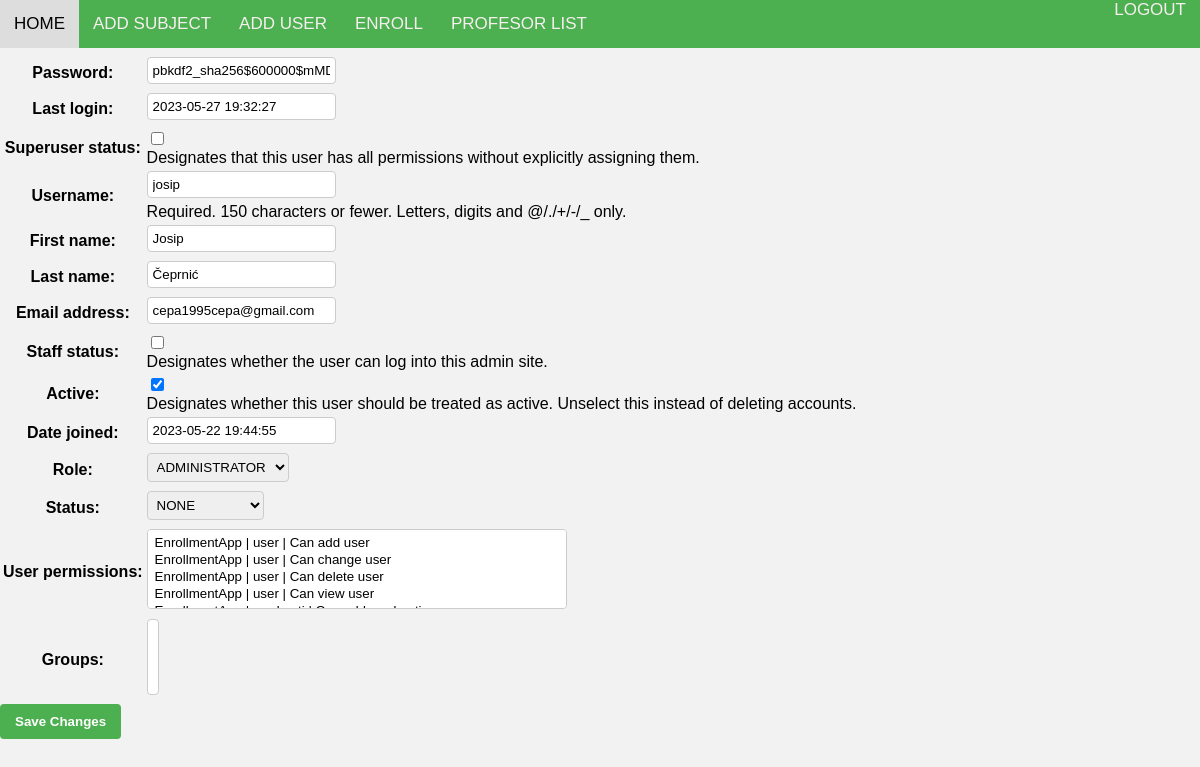
Page /edit_professor/1/ (signed in) on the earlier database version.
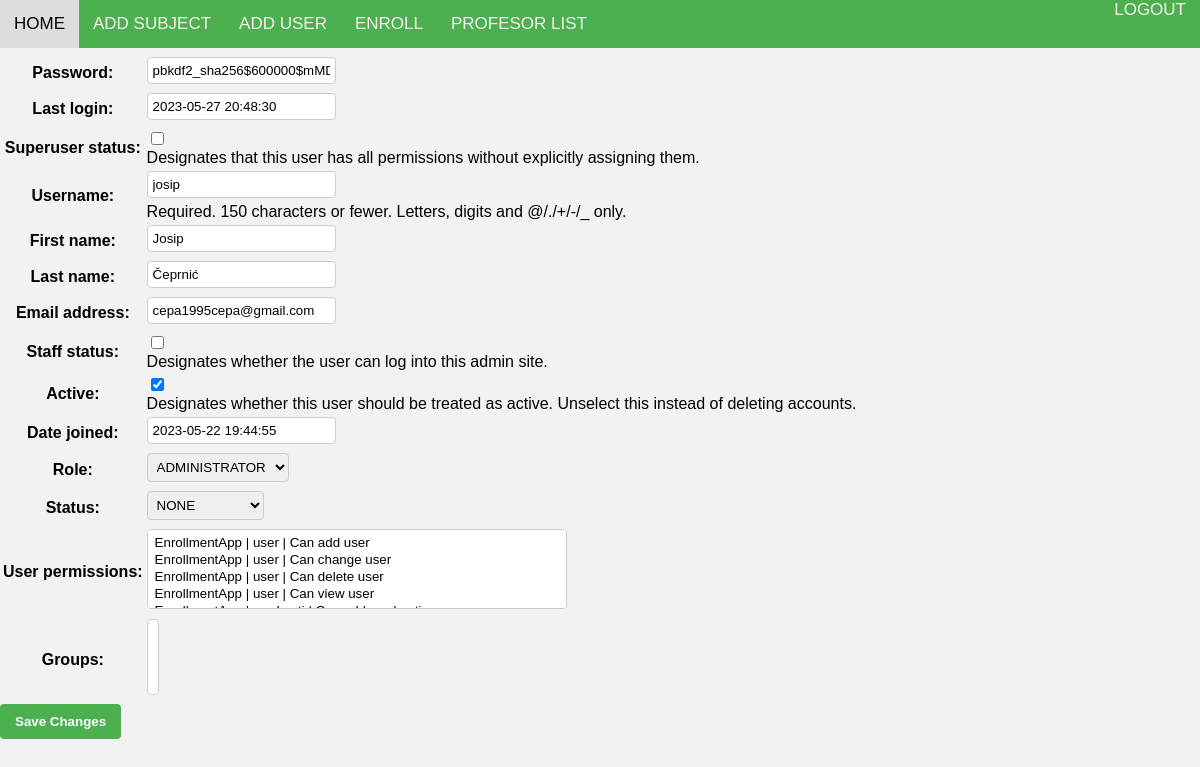
Same page on the later database version.
### EnrollmentApp/models.py (models this page shows, shortened)
class Korisnici(AbstractUser):
    class RoleChoices(Enum):
        ADMINISTRATOR = 'administrator'
        PROFESOR = 'profesor'
        STUDENT = 'student'
    class StatusChoices(Enum):
        NONE = 'none'
        REDOVAN = 'redovan'
        IZVANREDAN = 'izvanredan'
    role = models.CharField(max_length=20, choices=[(role.value, role.name) for role in RoleChoices])
    status = models.CharField(max_length=20, choices=[(status.value, status.name) for status in StatusChoices])
    user_permissions = models.ManyToManyField(
        Permission,
        verbose_name='user permissions',
        blank=True,
        related_name='korisnici_set'
    )
    groups = models.ManyToManyField(
        'auth.Group',
        verbose_name='groups',
        blank=True,
        related_name='korisnici_set'
    )

### EnrollmentApp/views.py (the view)
# urls.py: path('edit_professor/<int:professor_id>/', edit_professor, name='edit_professor'),
@login_required
@user_passes_test(check_admin)
def edit_professor(request, professor_id):
    professor = get_object_or_404(Korisnici, id=professor_id)
    form = KorisniciForm(request.POST or None, instance=professor)
    if form.is_valid():
        form.save()
        return redirect('profesor_list')
    return render(request, 'edit_professor.html', {'form': form})

### EnrollmentApp/forms.py
class KorisniciForm(forms.ModelForm):
    class Meta:
        model = Korisnici
        fields = '__all__'

### EnrollmentApp/views.py (called while the page is built)
def check_admin(user):
    return user.role == 'administrator'

### EnrollmentApp/templates/edit_professor.html (shortened to what this page needs)
{% load static %}
<!DOCTYPE html>
<html>
<head>
    <link rel="stylesheet" type="text/css" href="{% static 'css/style.css' %}">
</head>
<body>
    <nav>
        <div class="nav-left">
            <a href="{% url 'success' %}">HOME</a>
            <a href="{% url 'add_subject' %}">ADD SUBJECT</a>
            <a href="{% url 'add_user' %}" >ADD USER</a>
            <a href="{% url 'create_enrollment' %}"> ENROLL</a>
            <a href="{% url 'professor_list' %}">PROFESOR LIST</a>
        </div>
        <div class="nav-right">
            <a href="{% url 'logout' %}" class="logout">LOGOUT</a>
        </div>
    </nav>
    <br>
    <br>
    <br>
    <form method="POST">
        <table>
            {{ form.as_table }}
        </table>
        <input type="submit" value="Save Changes" />
    </form>
</body>
</html>

Differences in the rows shown:
changed Korisnici "josip": last_login "2023-05-27 19:32:27" → "2023-05-27 20:48:30"
